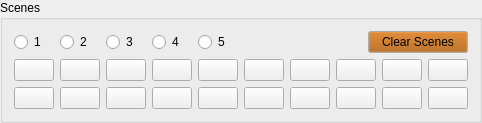
     <widget class="QGroupBox" name="groupBox_2">
      <property name="sizePolicy">
       <sizepolicy hsizetype="Preferred" vsizetype="Minimum">
        <horstretch>0</horstretch>
        <verstretch>0</verstretch>
       </sizepolicy>
      </property>
      <property name="minimumSize">
       <size>
        <width>0</width>
        <height>0</height>
       </size>
      </property>
      <property name="title">
       <string>Scenes</string>
      </property>
      <layout class="QVBoxLayout" name="verticalLayout_28">
       <item>
        <layout class="QHBoxLayout" name="horizontalLayout_5">
         <item>
          <widget class="QRadioButton" name="m_pSceneSelector_1">
           <property name="minimumSize">
            <size>
             <width>40</width>
             <height>0</height>
            </size>
           </property>
           <property name="text">
            <string>1</string>
           </property>
          </widget>
         </item>
         <item>
          <widget class="QRadioButton" name="m_pSceneSelector_2">
           <property name="minimumSize">
            <size>
             <width>40</width>
             <height>0</height>
            </size>
           </property>
           <property name="text">
            <string>2</string>
           </property>
          </widget>
         </item>
         <item>
          <widget class="QRadioButton" name="m_pSceneSelector_3">
           <property name="minimumSize">
            <size>
             <width>40</width>
             <height>0</height>
            </size>
           </property>
           <property name="text">
            <string>3</string>
           </property>
          </widget>
         </item>
         <item>
          <widget class="QRadioButton" name="m_pSceneSelector_4">
           <property name="minimumSize">
            <size>
             <width>40</width>
             <height>0</height>
            </size>
           </property>
           <property name="text">
            <string>4</string>
           </property>
          </widget>
         </item>
         <item>
          <widget class="QRadioButton" name="m_pSceneSelector_5">
           <property name="minimumSize">
            <size>
             <width>40</width>
             <height>0</height>
            </size>
           </property>
           <property name="text">
            <string>5</string>
           </property>
          </widget>
         </item>
         <item>
          <spacer name="horizontalSpacer_4">
           <property name="orientation">
            <enum>Qt::Orientation::Horizontal</enum>
           </property>
           <property name="sizeHint" stdset="0">
            <size>
             <width>40</width>
             <height>20</height>
            </size>
           </property>
          </spacer>
         </item>
         <item>
          <widget class="QPushButton" name="m_pClearScenes">
           <property name="minimumSize">
            <size>
             <width>100</width>
             <height>0</height>
            </size>
           </property>
           <property name="maximumSize">
            <size>
             <width>100</width>
             <height>16777215</height>
            </size>
           </property>
           <property name="palette">
            <palette>
             <active>
              <colorrole role="Button">
               <brush brushstyle="SolidPattern">
                <color alpha="255">
                 <red>170</red>
                 <green>85</green>
                 <blue>0</blue>
                </color>
               </brush>
              </colorrole>
             </active>
             <inactive>
              <colorrole role="Button">
               <brush brushstyle="SolidPattern">
                <color alpha="255">
                 <red>170</red>
                 <green>85</green>
                 <blue>0</blue>
                </color>
               </brush>
              </colorrole>
             </inactive>
             <disabled>
              <colorrole role="Button">
               <brush brushstyle="SolidPattern">
                <color alpha="255">
                 <red>170</red>
                 <green>85</green>
                 <blue>0</blue>
                </color>
               </brush>
              </colorrole>
             </disabled>
            </palette>
           </property>
           <property name="text">
            <string>Clear Scenes</string>
           </property>
          </widget>
         </item>
        </layout>
       </item>
       <item>
        <layout class="QHBoxLayout" name="horizontalLayout_7">
         <item>
          <widget class="SceneButton" name="m_pSceneBtn_1">
           <property name="text">
            <string/>
           </property>
          </widget>
         </item>
         <item>
          <widget class="SceneButton" name="m_pSceneBtn_2">
           <property name="text">
            <string/>
           </property>
          </widget>
         </item>
         <item>
          <widget class="SceneButton" name="m_pSceneBtn_3">
           <property name="text">
            <string/>
           </property>
          </widget>
         </item>
         <item>
          <widget class="SceneButton" name="m_pSceneBtn_4">
           <property name="text">
            <string/>
           </property>
          </widget>
         </item>
         <item>
          <widget class="SceneButton" name="m_pSceneBtn_5">
           <property name="text">
            <string/>
           </property>
          </widget>
         </item>
         <item>
          <widget class="SceneButton" name="m_pSceneBtn_6">
           <property name="text">
            <string/>
           </property>
          </widget>
         </item>
         <item>
          <widget class="SceneButton" name="m_pSceneBtn_7">
           <property name="text">
            <string/>
           </property>
          </widget>
         </item>
         <item>
          <widget class="SceneButton" name="m_pSceneBtn_8">
           <property name="text">
            <string/>
           </property>
          </widget>
         </item>
         <item>
          <widget class="SceneButton" name="m_pSceneBtn_9">
           <property name="text">
            <string/>
           </property>
          </widget>
         </item>
         <item>
          <widget class="SceneButton" name="m_pSceneBtn_10">
           <property name="text">
            <string/>
           </property>
          </widget>
         </item>
        </layout>
       </item>
       <item>
        <layout class="QHBoxLayout" name="horizontalLayout_14">
         <item>
          <widget class="SceneButton" name="m_pSceneBtn_11">
           <property name="text">
            <string/>
           </property>
          </widget>
         </item>
         <item>
          <widget class="SceneButton" name="m_pSceneBtn_12">
           <property name="text">
            <string/>
           </property>
          </widget>
         </item>
         <item>
          <widget class="SceneButton" name="m_pSceneBtn_13">
           <property name="text">
            <string/>
           </property>
          </widget>
         </item>
         <item>
          <widget class="SceneButton" name="m_pSceneBtn_14">
           <property name="text">
            <string/>
           </property>
          </widget>
         </item>
         <item>
          <widget class="SceneButton" name="m_pSceneBtn_15">
           <property name="text">
            <string/>
           </property>
          </widget>
         </item>
         <item>
          <widget class="SceneButton" name="m_pSceneBtn_16">
           <property name="text">
            <string/>
           </property>
          </widget>
         </item>
         <item>
          <widget class="SceneButton" name="m_pSceneBtn_17">
           <property name="text">
            <string/>
           </property>
          </widget>
         </item>
         <item>
          <widget class="SceneButton" name="m_pSceneBtn_18">
           <property name="text">
            <string/>
           </property>
          </widget>
         </item>
         <item>
          <widget class="SceneButton" name="m_pSceneBtn_19">
           <property name="text">
            <string/>
           </property>
          </widget>
         </item>
         <item>
          <widget class="SceneButton" name="m_pSceneBtn_20">
           <property name="text">
            <string/>
           </property>
          </widget>
         </item>
        </layout>
       </item>
      </layout>
     </widget>
